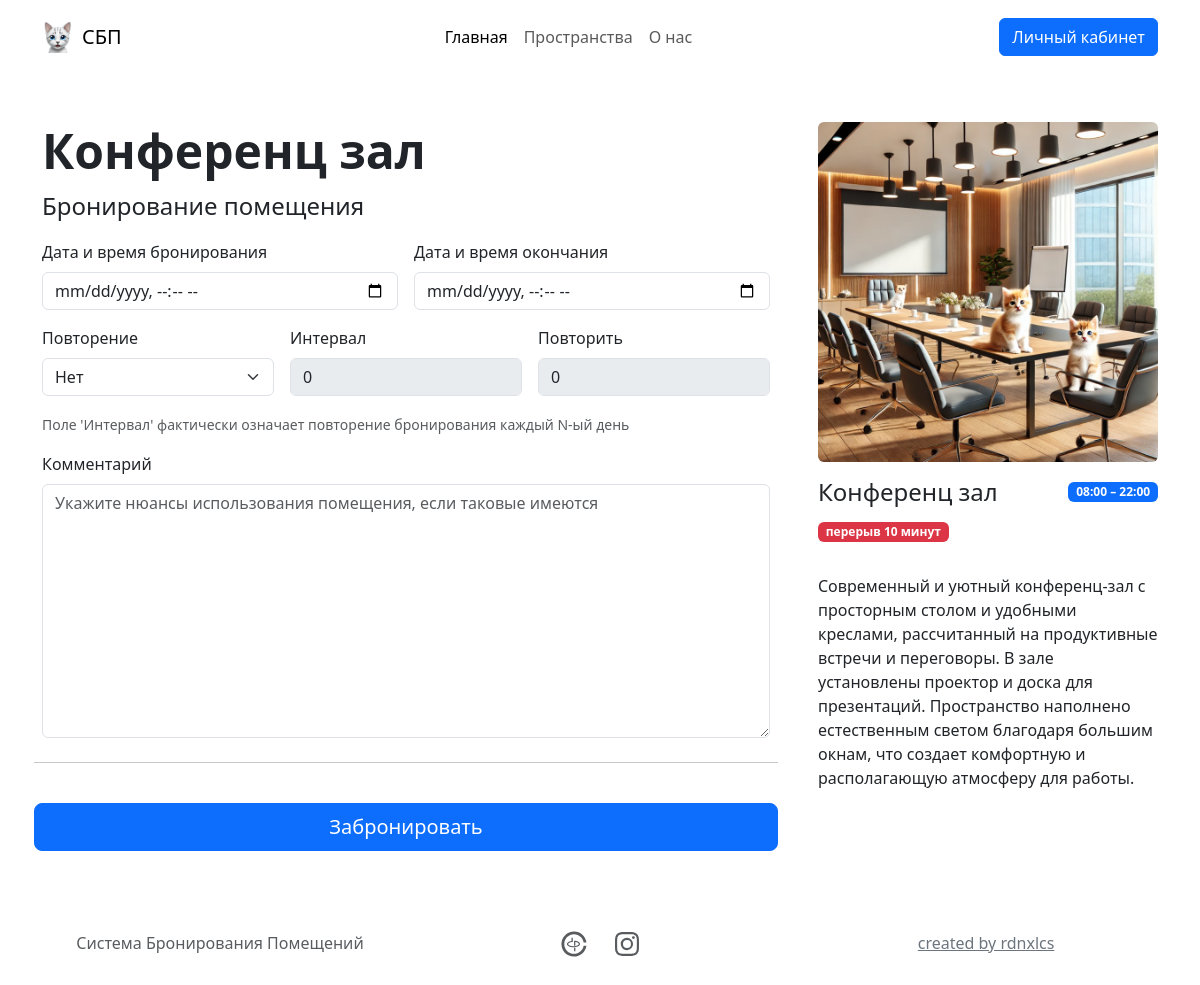
/booking/2/ (signed in), run on the app's committed database.
### rrsapp/models.py (models this page shows, shortened)
class Room(models.Model):
  name = models.CharField(max_length=100)
  timebreak = models.DurationField()  # Длительность перерыва между бронированиями
  open_time = models.TimeField(default=datetime.time(0, 0))  # Время открытия комнаты
  close_time = models.TimeField(default=datetime.time(23, 59))  # Время закрытия комнаты
  image = models.CharField(max_length=1000, default='')
  comment = models.CharField(max_length=1000, default='')

### rrsapp/views.py (the view)
# urls.py: path('booking/<int:room_id>/', views.booking, name='booking'),
@login_required
def booking(request, room_id):
  room = Room.objects.get(id=room_id) # брать из строки
  created_bookings = [RoomAvailability(False, '', '')]
  if request.method == 'POST':
    form = BookingForm(request.POST)
    if form.is_valid():
      user = request.user
      room = Room.objects.get(id=room_id)
      start_time = form.cleaned_data['start_time']
      end_time = form.cleaned_data['end_time']
      comment = form.cleaned_data['comment']
      recurrence_type = form.cleaned_data['recurrence_type']
      interval = form.cleaned_data['interval'] if form.cleaned_data['interval'] != None else 0
      repeats = form.cleaned_data['repeats'] if form.cleaned_data['repeats'] != None else 0
      selected_days = json.loads(form.cleaned_data['selected_days']) if form.cleaned_data['selected_days'] else []
      tag = f'{request.user.id:04} - {room.id:04} - {start_time:%Y%m%d%H%M} - {end_time:%Y%m%d%H%M}'
      booking = Booking(user=user, room=room, start_time=start_time, end_time=end_time, comment=comment, tag=tag)
      bookings = Booking.objects
      created_bookings = create_booking(user, room, booking, recurrence_type, interval, repeats, selected_days, bookings)
      if any([booking.availability for booking in created_bookings]):
        return redirect('/personal') # Перенаправляем на страницу успеха
  else:
    form = BookingForm()
  context = {
    'form': form,
    'jsonerrors': json.dumps(form.errors),
    'errors': form.errors.as_data(), # Логическая валидация
    'jsonbookings': json.dumps({
      'start_time': list(set([booking.message for booking in created_bookings if booking.field == 'start_time'])),
      'repeats': list(set([booking.message for booking in created_bookings if booking.field == 'repeats'])),
      'interval': list(set([booking.message for booking in created_bookings if booking.field == 'interval'])),
    }), # Фактическая валидация
    'bookings': {
      'start_time': list(set([booking.message for booking in created_bookings if booking.field == 'start_time'])),
      'repeats': list(set([booking.message for booking in created_bookings if booking.field == 'repeats'])),
      'interval': list(set([booking.message for booking in created_bookings if booking.field == 'interval'])),
    }, # Фактическая валидация
    'room': room,
    'days': [i for i in range(1, 32)],
    'week_days': ['ПН', 'ВТ', 'СР', 'ЧТ', 'ПТ', 'СБ', 'ВС'],
  }
  return render(request, 'booking.html', context)

### rrsapp/templatetags/custom_filters.py (called while the page is built)
@register.filter
def format_duration(duration):
    if isinstance(duration, timedelta):
        total_seconds = int(duration.total_seconds())
        hours, remainder = divmod(total_seconds, 3600)
        minutes, _ = divmod(remainder, 60)
        def pluralize_unit(value, unit_forms):
            if 11 <= value % 100 <= 19:
                return unit_forms[2]
            elif value % 10 == 1:
                return unit_forms[0]
            elif 2 <= value % 10 <= 4:
                return unit_forms[1]
            else:
                return unit_forms[2]
        hour_str = f"{hours} {pluralize_unit(hours, ['час', 'часа', 'часов'])}" if hours > 0 else ""
        minute_str = f"{minutes} {pluralize_unit(minutes, ['минута', 'минуты', 'минут'])}" if minutes > 0 else ""
        return " ".join(filter(None, [hour_str, minute_str]))
    return ""

### rrsapp/templates/booking.html (shortened to what this page needs)
{% extends 'base.html' %}
{% load custom_filters %}
{% load static %}
{% block active-home %}active{% endblock %}
{% block content %}
<div class="container py-5">
  <main>
    <div class="row g-5">
      <div class="col-md-5 col-lg-4 order-md-last">
        <img class="w-100 rounded"
          src="/{{ room.image }}">
        <div class="py-3">
          <div class="d-flex justify-content-between">
            <h4>{{ room.name }}</h4>
            <p><span class="badge text-bg-primary">{{ room.open_time|time:"H:i" }} – {{ room.close_time|time:"H:i" }}</span></p>
          </div>
          {% if room.timebreak %}
          <p><span class="badge text-bg-danger">перерыв {{ room.timebreak|format_duration }}</span></p>
          {% endif %}
        </div>
        <p>
          {{ room.comment }}
        </p>
      </div>
      <div class="col-md-7 col-lg-8">
        <div class="">
          <h1 class="display-5 fw-bold">{{ room.name }}</h1>
          <p class="col-md-8 fs-4">Бронирование помещения</p>
        </div>
        <form method="post" class="needs-validation" novalidate>
          <div class="row g-3">
            <div class="col-sm-6">
              <label for="firstName" class="form-label">Дата и время бронирования</label>
              {{ form.start_time }}
            </div>
            <div class="col-sm-6">
              <label for="lastName" class="form-label">Дата и время окончания</label>
              {{ form.end_time }}
            </div>
            <div class="col-sm-4">
              <label for="lastName" class="form-label">Повторение</label>
              {{ form.recurrence_type }}
            </div>
            <div class="col-sm-4">
              <label for="lastName" class="form-label">Интервал</label>
              {{ form.interval }}
            </div>
            <div class="col-sm-4">
              <label for="lastName" class="form-label">Повторить</label>
              {{ form.repeats }}
            </div>
            <div class="col-sm-12">
              <small class="text-body-secondary">Поле 'Интервал' фактически означает повторение бронирования каждый N-ый день</small>
            </div>
            <div class="col-12">
              <label for="username" class="form-label">Комментарий</label>
              {{ form.comment }}
            </div>
            <hr class="my-4">
            <button class="w-100 btn btn-primary btn-lg" type="submit">Забронировать</button>
          </div>
        </form>
      </div>
    </div>
  </main>
</div>
{% endblock %}

### data on the page
Room: image (picture), name "Конференц зал", open_time "08:00", close_time "22:00", timebreak "10 минут", comment "Современный и уютный конференц-зал с просторным столом и удобными креслами, рассчитанный на продуктивные встречи и переговоры. В зале установлены проектор и доска для презентаций. Пространство наполнено естественным светом благодаря большим окнам, что создает комфортную и располагающую атмосферу для работы."
